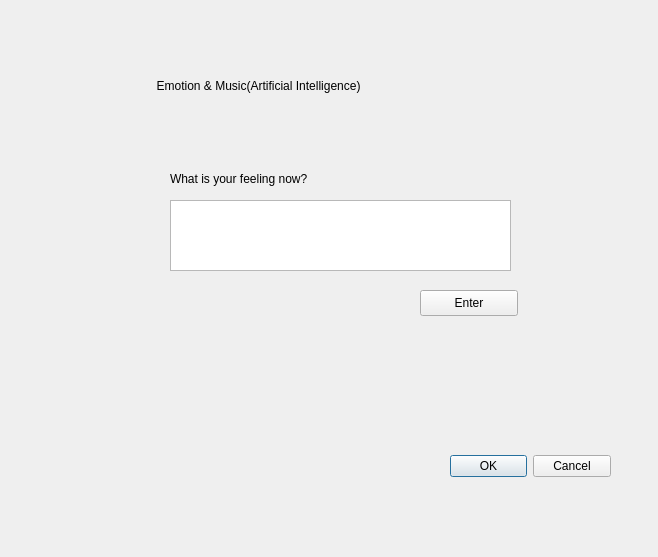
<?xml version="1.0" encoding="UTF-8"?>
<ui version="4.0">
 <class>Dialog</class>
 <widget class="QDialog" name="Dialog">
  <property name="geometry">
   <rect>
    <x>0</x>
    <y>0</y>
    <width>658</width>
    <height>557</height>
   </rect>
  </property>
  <property name="windowTitle">
   <string>Dialog</string>
  </property>
  <widget class="QDialogButtonBox" name="buttonBox">
   <property name="geometry">
    <rect>
     <x>450</x>
     <y>450</y>
     <width>161</width>
     <height>32</height>
    </rect>
   </property>
   <property name="orientation">
    <enum>Qt::Horizontal</enum>
   </property>
   <property name="standardButtons">
    <set>QDialogButtonBox::Cancel|QDialogButtonBox::Ok</set>
   </property>
  </widget>
  <widget class="QLabel" name="label">
   <property name="geometry">
    <rect>
     <x>150</x>
     <y>40</y>
     <width>391</width>
     <height>91</height>
    </rect>
   </property>
   <property name="text">
    <string>  Emotion &amp; Music(Artificial Intelligence)</string>
   </property>
  </widget>
  <widget class="QPushButton" name="pushButton">
   <property name="geometry">
    <rect>
     <x>420</x>
     <y>290</y>
     <width>98</width>
     <height>26</height>
    </rect>
   </property>
   <property name="text">
    <string>Enter</string>
   </property>
  </widget>
  <widget class="QPlainTextEdit" name="plainTextEdit">
   <property name="geometry">
    <rect>
     <x>170</x>
     <y>200</y>
     <width>341</width>
     <height>71</height>
    </rect>
   </property>
  </widget>
  <widget class="QLabel" name="label_2">
   <property name="geometry">
    <rect>
     <x>170</x>
     <y>170</y>
     <width>331</width>
     <height>18</height>
    </rect>
   </property>
   <property name="text">
    <string>What is your feeling now?</string>
   </property>
  </widget>
 </widget>
 <resources/>
 <connections>
  <connection>
   <sender>buttonBox</sender>
   <signal>accepted()</signal>
   <receiver>Dialog</receiver>
   <slot>accept()</slot>
   <hints>
    <hint type="sourcelabel">
     <x>248</x>
     <y>254</y>
    </hint>
    <hint type="destinationlabel">
     <x>157</x>
     <y>274</y>
    </hint>
   </hints>
  </connection>
  <connection>
   <sender>buttonBox</sender>
   <signal>rejected()</signal>
   <receiver>Dialog</receiver>
   <slot>reject()</slot>
   <hints>
    <hint type="sourcelabel">
     <x>316</x>
     <y>260</y>
    </hint>
    <hint type="destinationlabel">
     <x>286</x>
     <y>274</y>
    </hint>
   </hints>
  </connection>
 </connections>
</ui>
